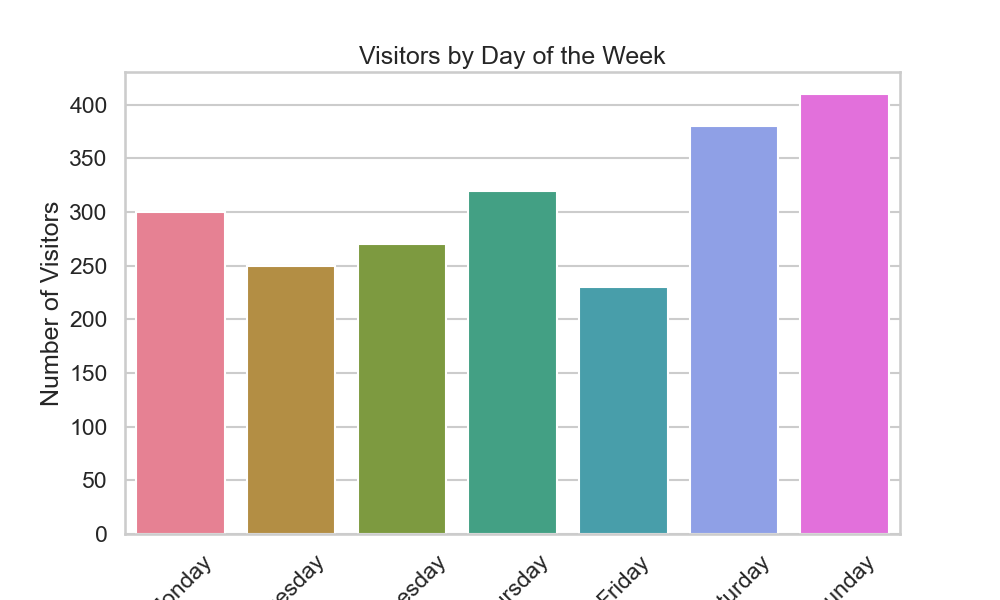

Write the Python code that produced this figure.

import pandas as pd
import seaborn as sns
import matplotlib.pyplot as plt

# Your provided data
data = [
    {'Day': 'Monday', 'Visitors': 300},
    {'Day': 'Tuesday', 'Visitors': 250},
    {'Day': 'Wednesday', 'Visitors': 270},
    {'Day': 'Thursday', 'Visitors': 320},
    {'Day': 'Friday', 'Visitors': 230},
    {'Day': 'Saturday', 'Visitors': 380},
    {'Day': 'Sunday', 'Visitors': 410}
]

# Convert data to a DataFrame
df = pd.DataFrame(data)

# Set the aesthetic style of the plots
sns.set_style("whitegrid")

# Set the context to "talk" for larger elements, suitable for presentations
sns.set_context("talk")

# Create a color palette
palette = sns.color_palette("husl", len(df))

# Create the bar plot
plt.figure(figsize=(10, 6)) # Adjust the size of the figure
bar_plot = sns.barplot(x='Day', y='Visitors', data=df, palette=palette)

# Add labels to the plot
plt.title('Visitors by Day of the Week')
plt.xlabel('Day of the Week')
plt.ylabel('Number of Visitors')

# Optional: rotate x-axis labels if they are too long or for better readability
plt.xticks(rotation=45)

# Show the plot
plt.show()
